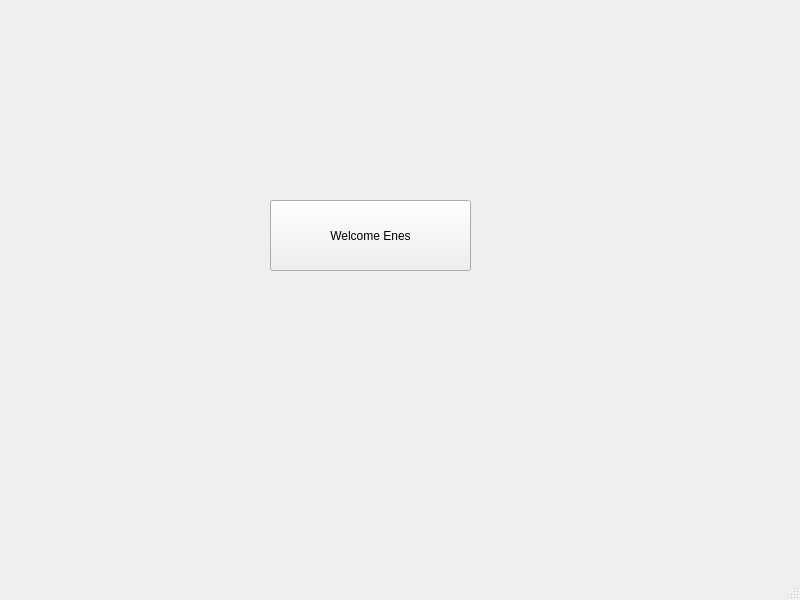
<?xml version="1.0" encoding="UTF-8"?>
<ui version="4.0">
 <class>MainWindow</class>
 <widget class="QMainWindow" name="MainWindow">
  <property name="geometry">
   <rect>
    <x>0</x>
    <y>0</y>
    <width>800</width>
    <height>600</height>
   </rect>
  </property>
  <property name="windowTitle">
   <string>MainWindow</string>
  </property>
  <widget class="QWidget" name="centralwidget">
   <widget class="QPushButton" name="pushButton">
    <property name="geometry">
     <rect>
      <x>270</x>
      <y>200</y>
      <width>201</width>
      <height>71</height>
     </rect>
    </property>
    <property name="text">
     <string>Welcome Enes</string>
    </property>
   </widget>
  </widget>
  <widget class="QMenuBar" name="menubar">
   <property name="geometry">
    <rect>
     <x>0</x>
     <y>0</y>
     <width>800</width>
     <height>22</height>
    </rect>
   </property>
  </widget>
  <widget class="QStatusBar" name="statusbar"/>
 </widget>
 <resources/>
 <connections/>
</ui>
